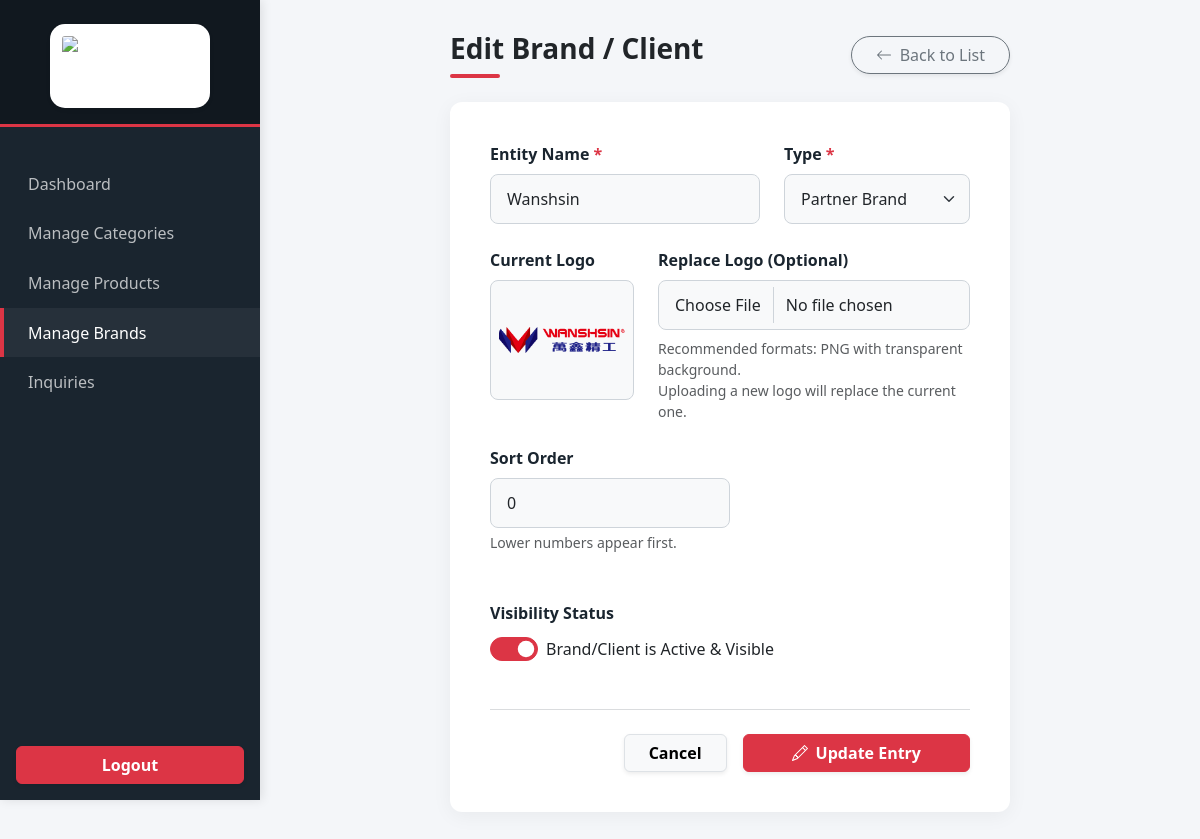
Before: /admin/Brands/edit.php?id=5 (signed in) with the older database file.
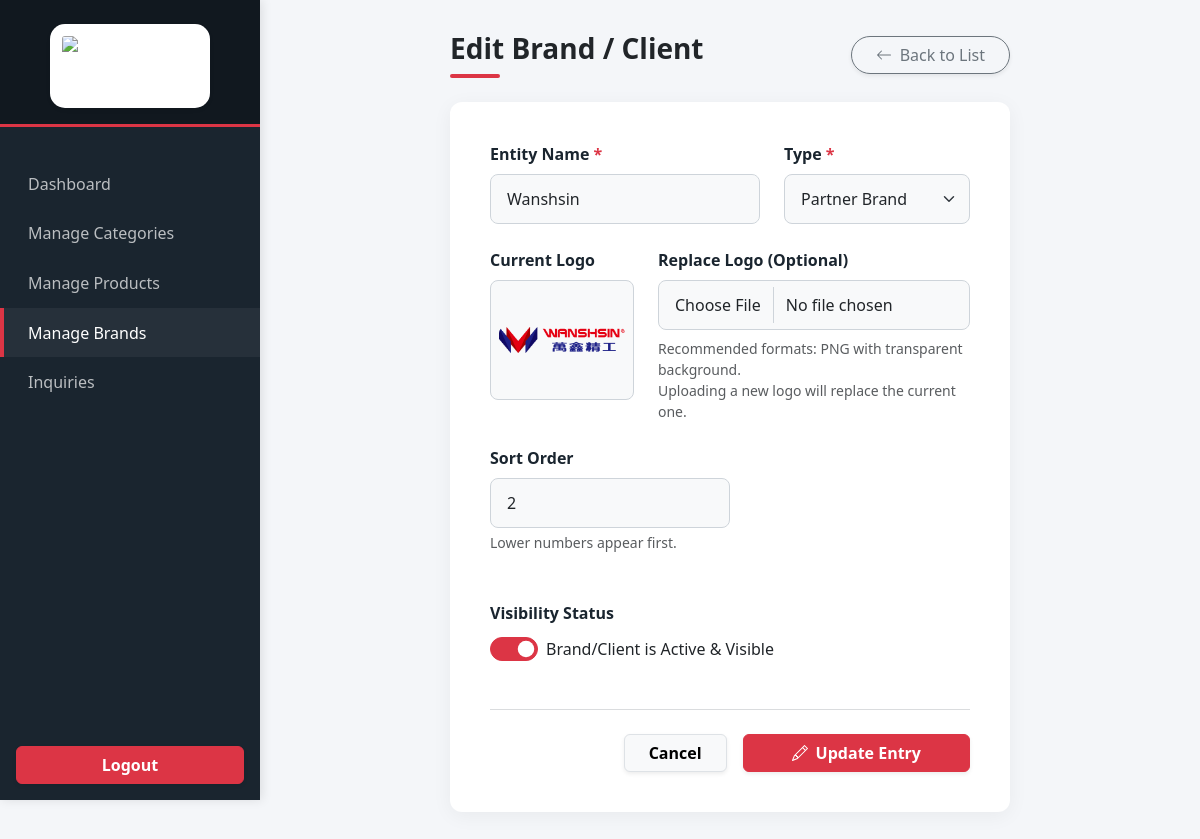
After: the same page with the newer database file.
### tables this page shows
CREATE TABLE `brand_clients` (
  `id` int(11) NOT NULL,
  `name` varchar(150) NOT NULL,
  `logo` varchar(255) DEFAULT NULL,
  `type` enum('partner','client') NOT NULL,
  `status` tinyint(1) DEFAULT 1,
  `sort_order` int(11) DEFAULT 0,
  `created_at` timestamp NOT NULL DEFAULT current_timestamp()
);

### admin/Brands/edit.php (the view, shortened to what the changed rows need)
<?php
require_once "../../config/database.php";
$id = intval($_GET['id']);
$stmt = $conn->prepare("SELECT * FROM brand_clients WHERE id=?");
$stmt->bind_param("i", $id);
$stmt->execute();
$data = $stmt->get_result()->fetch_assoc();
?>
<!DOCTYPE html>
<html lang="en">
<head>
    <link href="https://cdn.jsdelivr.net/npm/bootstrap@5.3.2/dist/css/bootstrap.min.css" rel="stylesheet">
</head>
<body>
<div class="main-content">
    <div class="container-fluid">
        <div class="row justify-content-center">
            <div class="col-lg-10 col-xl-8">
                <div class="card admin-card">
                    <div class="admin-card-body">
                        <form method="POST" enctype="multipart/form-data">
                            <div class="row mb-4">
                                <div class="col-md-7 mb-3 mb-md-0">
                                    <label class="form-label" for="entityName">Entity Name <span class="text-danger">*</span></label>
                                    <input type="text" name="name" id="entityName" class="form-control bg-light" value="<?= htmlspecialchars($data['name']); ?>" required>
                                </div>
                                <div class="col-md-5">
                                    <label class="form-label" for="entityType">Type <span class="text-danger">*</span></label>
                                    <select name="type" id="entityType" class="form-select bg-light" required>
                                        <option value="partner" <?= $data['type'] == 'partner' ? 'selected' : '' ?>>Partner Brand</option>
                                    </select>
                                </div>
                            </div>
                            <div class="row mb-4">
                                <div class="col-md-4 mb-3 mb-md-0">
                                    <div class="current-image-preview w-100">
                                        <?php if($data['logo']): ?>
                                            <img src="../../uploads/brands/<?= htmlspecialchars($data['logo']); ?>" class="img-fluid rounded" style="max-height: 90px; object-fit: contain;" alt="Current Logo">
                                        <?php else: ?>
                                            <div class="text-muted small fw-semibold">No Logo Uploaded</div>
                                        <?php endif; ?>
                                    </div>
                                </div>
                            </div>
                            <div class="mb-5">
                                <label class="form-label" for="sortOrder">Sort Order</label>
                                <input type="number" name="sort_order" id="sortOrder" class="form-control bg-light w-50" value="<?= $data['sort_order']; ?>" min="0">
                                <div class="form-text">Lower numbers appear first.</div>
                            </div>
                            <div class="mb-5">
                                <div class="form-check form-switch">
                                    <input class="form-check-input" type="checkbox" role="switch" id="statusSwitch" name="status" value="1" <?= $data['status'] ? 'checked' : ''; ?>>
                                    <label class="form-check-label ms-2" for="statusSwitch">Brand/Client is Active & Visible</label>
                                </div>
                            </div>
                        </form>
                    </div>
                </div>
            </div>
        </div>
    </div>
</div>
</body>
</html>

Changed rows visible on the page:
changed brand_clients "Wanshsin": sort_order "0" → "2"
